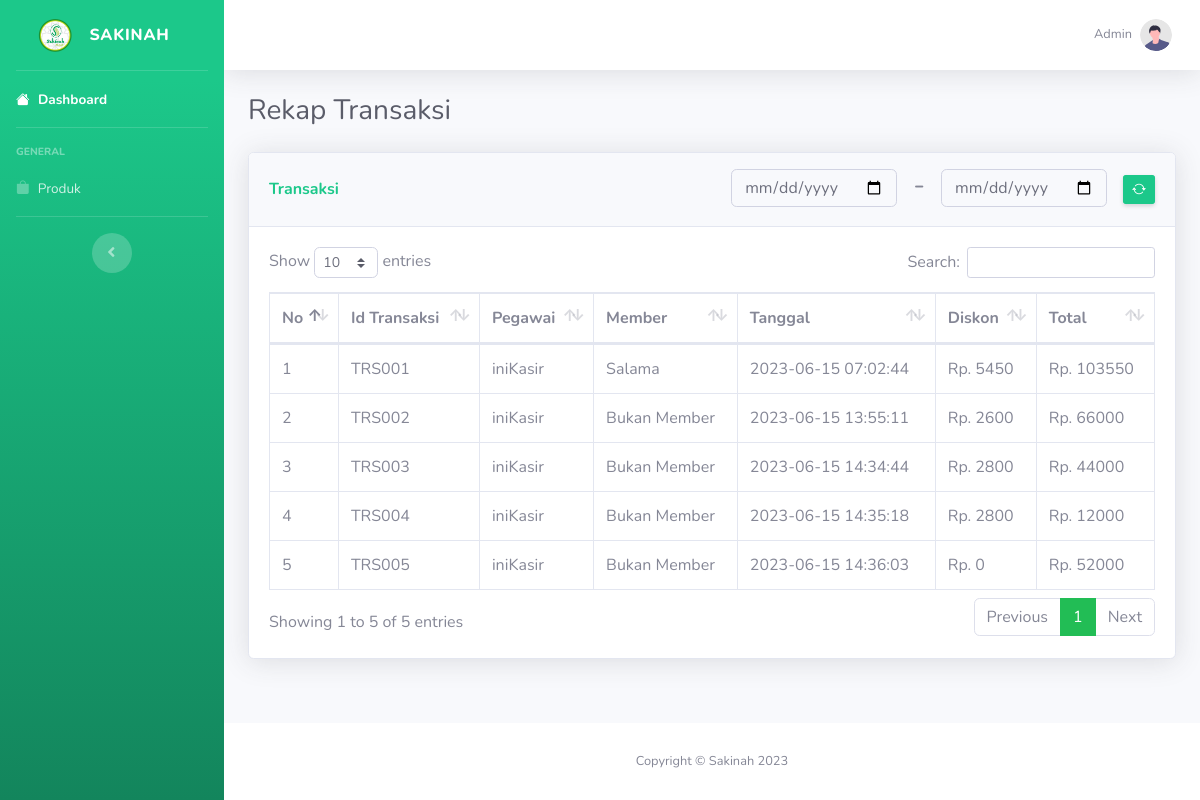
The app's page /laporansummary.php (signed in) with its own data.
### tables this page shows
CREATE TABLE `transaksi` (
  `ID_TRANSAKSI` varchar(10) NOT NULL,
  `ID_PEGAWAI` varchar(10) NOT NULL,
  `ID_PELANGGAN` varchar(10) NOT NULL,
  `TANGGAL` datetime NOT NULL,
  `DISKON` float NOT NULL,
  `TOTAL` float NOT NULL
);

CREATE TABLE `pegawai` (
  `ID_PEGAWAI` varchar(10) NOT NULL,
  `ID_JABATAN` varchar(10) NOT NULL,
  `NAMA_PEGAWAI` varchar(100) NOT NULL,
  `NOTELP_PEGAWAI` varchar(15) NOT NULL,
  `ALAMAT_PEGAWAI` varchar(100) NOT NULL,
  `USERNAME` varchar(20) NOT NULL,
  `PASSWORD` varchar(20) NOT NULL
);

### functions.php (called while the page is built, shortened)
<?php
$conn = mysqli_connect("localhost", "root", "", "sakinah");
function query($query)
{
    global $conn;
    $result = mysqli_query($conn, $query);
    $rows = [];
    while ($row = mysqli_fetch_array($result)) {
        $rows[] = $row;
    }
    return $rows;
}

### laporansummary.php (the view, shortened to what this page needs)
<?php
require 'functions.php';
$laporan = query("SELECT t.ID_TRANSAKSI, p.NAMA_PEGAWAI, IFNULL(pl.NAMA_PELANGGAN, 'Bukan Member') AS NAMA_PELANGGAN, t.TANGGAL, t.DISKON, t.TOTAL
                FROM transaksi t
                INNER JOIN pegawai p ON t.ID_PEGAWAI = p.ID_PEGAWAI
                LEFT JOIN pelanggan pl ON t.ID_PELANGGAN = pl.ID_PELANGGAN
                ORDER BY t.TANGGAL");
function getTanggal()
{
    if (isset($_GET["tanggalawal"])) {
        return $_GET["tanggalawal"];
    } else {
        return "";
    }
}
function getTanggalAkhir()
{
    if (isset($_GET["tanggalakhir"])) {
        return $_GET["tanggalakhir"];
    } else {
        return "";
    }
}
$userRole = $_SESSION['userRole'];
?>
<!DOCTYPE html>
<html lang="en">
<head>
    <link rel="stylesheet" href="https://cdn.jsdelivr.net/npm/bootstrap-icons@1.10.5/font/bootstrap-icons.css">
    <link href="vendor/fontawesome-free/css/all.min.css" rel="stylesheet" type="text/css">
    <link href="css/sb-admin-2.min.css" rel="stylesheet">
    <link href="vendor/datatables/dataTables.bootstrap4.min.css" rel="stylesheet">
</head>
<body id="page-top">
    <div id="wrapper">
        <ul class="navbar-nav bg-gradient-success sidebar sidebar-dark accordion" id="accordionSidebar">
            <a class="sidebar-brand d-flex align-items-center justify-content-center" href="index.php">
                <div class="sidebar-brand-icon">
                    <img id="logoimg" src="./img/sakinahlogo.png" width="35dp" alt="">
                </div>
                <div class="sidebar-brand-text mx-3">Sakinah
                </div>
            </a>
            <hr class="sidebar-divider my-0">
            <li class="nav-item active">
                <a class="nav-link" href="index.php">
                    <i class="bi bi-house-fill"></i>
                    <span>Dashboard</span></a>
            </li>
            <hr class="sidebar-divider">
            <div class="sidebar-heading">
                General
            </div>
            <li class="nav-item">
                <a class="nav-link collapsed" href="produk.php">
                    <i class="bi bi-bag-fill"></i>
                    <span>Produk</span>
                </a>
            </li>
            <hr class="sidebar-divider">
            <div class="text-center d-none d-md-inline">
                <button class="rounded-circle border-0" id="sidebarToggle"></button>
            </div>
        </ul>
        <div id="content-wrapper" class="d-flex flex-column">
            <div id="content">
                <nav class="navbar navbar-expand navbar-light bg-white topbar mb-4 static-top shadow">
                    <ul class="navbar-nav ml-auto">
                        <li class="nav-item dropdown no-arrow">
                            <a class="nav-link dropdown-toggle" href="#" id="userDropdown" role="button"
                                data-toggle="dropdown" aria-haspopup="true" aria-expanded="false">
                                <span class="mr-2 d-none d-lg-inline text-gray-600 small">
                                    <?php echo $userRole; ?>
                                </span>
                                <img class="img-profile rounded-circle" src="img/undraw_profile.svg">
                            </a>
                        </li>
                    </ul>
                </nav>
                <div class="container-fluid">
                    <div class="d-sm-flex align-items-center justify-content-between mb-4">
                        <h1 class="h3 mb-0 text-gray-800">Rekap Transaksi</h1>
                    </div>
                    <div class="card shadow mb-4">
                        <div class="card-header py-3 d-sm-flex align-items-center justify-content-between">
                            <h6 class="m-0 font-weight-bold text-success">Transaksi</h6>
                            <div class="d-flex flex-row justify-content-between">
                                <input id="tanggalStart" type="date" class="form-control bg-light border-1 small"
                                    aria-describedby="basic-addon2" value="<?php echo getTanggal(); ?>"
                                    name="tanggalStart" required>
                                <h3 class="mr-3 ml-3">-</h3>
                                <input id="tanggalEnd" type="date" class="form-control bg-light border-1 small"
                                    aria-describedby="basic-addon2" name="tanggalEnd"
                                    value="<?php echo getTanggalAkhir(); ?>"  required>
                                <div class="mt-2 ml-3">
                                    <a href="" onclick="reset()" name="reset" data-toggle="collapse"
                                        class="d-none d-sm-inline btn btn-sm btn-success shadow-sm">
                                        <i class="bi bi-arrow-repeat"></i>
                                    </a>
                                </div>
                            </div>
                        </div>
                        <div class="card-body">
                            <div class="table-responsive">
                                <table class="table table-bordered" id="dataTable" width="100%" cellspacing="0">
                                    <thead>
                                        <tr>
                                            <th>No</th>
                                            <th>Id Transaksi</th>
                                            <th>Pegawai</th>
                                            <th>Member</th>
                                            <th>Tanggal</th>
                                            <th>Diskon</th>
                                            <th>Total</th>
                                        </tr>
                                    </thead>
                                    <tbody>
                                        <?php $no = 1; ?>
                                        <?php foreach ($laporan as $row): ?>
                                            <tr>
                                                <td>
                                                    <?php echo $no ?>
                                                </td>
                                                <td>
                                                    <?php echo $row['ID_TRANSAKSI']; ?>
                                                </td>
                                                <td>
                                                    <?php echo $row['NAMA_PEGAWAI']; ?>
                                                </td>
                                                <td>
                                                    <?php echo $row['NAMA_PELANGGAN']; ?>
                                                </td>
                                                <td>
                                                    <?php echo $row['TANGGAL']; ?>
                                                </td>
                                                <td>
                                                    Rp.
                                                    <?php echo $row['DISKON']; ?>
                                                </td>
                                                <td>
                                                    Rp.
                                                    <?php echo $row['TOTAL']; ?>
                                                </td>
                                            </tr>
                                            <?php $no++; ?>
                                        <?php endforeach; ?>
                                    </tbody>
                                </table>
                            </div>
                        </div>
                    </div>
                </div>
            </div>
            <footer class="sticky-footer bg-white">
                <div class="container my-auto">
                    <div class="copyright text-center my-auto">
                        <span>Copyright &copy; Sakinah 2023</span>
                    </div>
                </div>
            </footer>
        </div>
    </div>
</body>
</html>

### records on screen
transaksi: ID_TRANSAKSI "TRS001", ID_PEGAWAI.NAMA_PEGAWAI "iniKasir", NAMA_PELANGGAN "Salama", TANGGAL "2023-06-15 07:02:44", DISKON "5450", TOTAL "103550"
transaksi: ID_TRANSAKSI "TRS002", ID_PEGAWAI.NAMA_PEGAWAI "iniKasir", NAMA_PELANGGAN "Bukan Member", TANGGAL "2023-06-15 13:55:11", DISKON "2600", TOTAL "66000"
transaksi: ID_TRANSAKSI "TRS003", ID_PEGAWAI.NAMA_PEGAWAI "iniKasir", NAMA_PELANGGAN "Bukan Member", TANGGAL "2023-06-15 14:34:44", DISKON "2800", TOTAL "44000"
transaksi: ID_TRANSAKSI "TRS004", ID_PEGAWAI.NAMA_PEGAWAI "iniKasir", NAMA_PELANGGAN "Bukan Member", TANGGAL "2023-06-15 14:35:18", DISKON "2800", TOTAL "12000"
transaksi: ID_TRANSAKSI "TRS005", ID_PEGAWAI.NAMA_PEGAWAI "iniKasir", NAMA_PELANGGAN "Bukan Member", TANGGAL "2023-06-15 14:36:03", DISKON "0", TOTAL "52000"

### other values on screen
$userRole "Admin"
